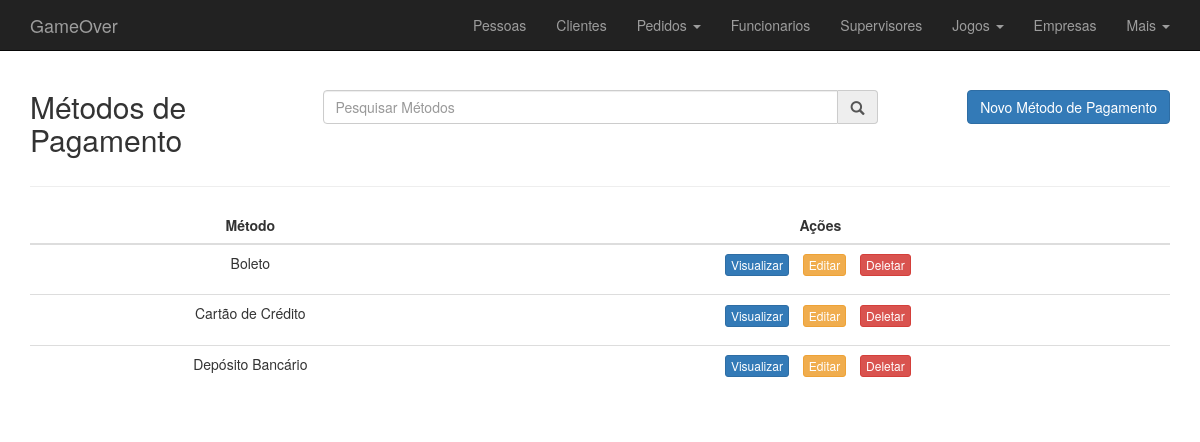
Page /metodo.php on the committed database.
### tables this page shows
CREATE TABLE IF NOT EXISTS `METODO` (
  `ID` INT AUTO_INCREMENT,
  `nome` VARCHAR(45) NOT NULL,
  UNIQUE(`nome`),
  PRIMARY KEY (`ID`));

### www/bd_control/control.php (called while the page is built, shortened)
<?php
    function lista_tabela_simples($conexao, $tabela){
        $rows = array();
        $select = "SELECT * FROM {$tabela}";
        $resultado = mysqli_query($conexao, $select);
        while ($row = mysqli_fetch_assoc($resultado)) {
            array_push($rows, $row);
        }
        return $rows;
    }

### www/metodo.php (the view, shortened to what this page needs)
<?php
    include 'cabecalho.php';
    include 'bd_control/conecta.php';
    include 'bd_control/control.php';
    $table = METODO;
    $tableMin = strtolower($table);
    $rows = lista_tabela_simples($conexao, $table);
?>
    <div class="container">
        <div class="row">
            <div class="col-md-3">
                <h2>Métodos de Pagamento</h2>
            </div>
            <div class="col-md-6">
                <div class="input-group h2">
                    <input name="busca" class="form-control" id="busca" type="text" placeholder="Pesquisar Métodos">
                    <div class="input-group-addon"><span class="glyphicon glyphicon-search"></span></div>
                </div>
            </div>
            <div class="col-md-3">
                <a href="metodo/metodo_add.php" class="btn btn-primary pull-right h2">Novo Método de Pagamento</a>
            </div>
        </div>
        <hr />
        <div id="list" class="row text-center">
            <div class="table-responsive col-md-12">
                <table class="table table-hover">
                    <thead>
                        <tr>
                            <th class="text-center">Método</th>
                            <th class="text-center">Ações</th>
                        </tr>
                    </thead>
                    <tbody id="itens">
                        <?php
                            foreach ($rows as $row):
                        ?>
                            <tr>
                                <td><?=$row['nome']?></td>
                                <?php
                                    include 'acoes.php';
                                ?>
                            </tr>
                        <?php
                            endforeach;
                        ?>
                    </tbody>
                </table>
            </div>
        </div>
    </div>
<?php
    include "rodape.php";
?>

### www/acoes.php (shortened to what this page needs)
<td>
    <ul class="list-inline">
        <li>
            <form action="<?=$tableMin?>/<?=$tableMin?>_view.php" method="post">
                <button class="btn btn-primary btn-xs">Visualizar</button>
            </form>
        </li>
        <li>
            <form action="<?=$tableMin?>/<?=$tableMin?>_edit.php" method="post">
                <button class="btn btn-warning btn-xs">Editar</button>
            </form>
        </li>
        <li>
            <form action="<?=$tableMin?>/delete.php" method="post">
                <button class="btn btn-danger btn-xs" value="Deletar">Deletar</button>
            </form>
        </li>
    </ul>
</td>

### www/style.css (style rules this page uses)
body { padding-top: 70px; }

### rows in the picture
metodo: nome "Boleto"
metodo: nome "Cartão de Crédito"
metodo: nome "Depósito Bancário"
